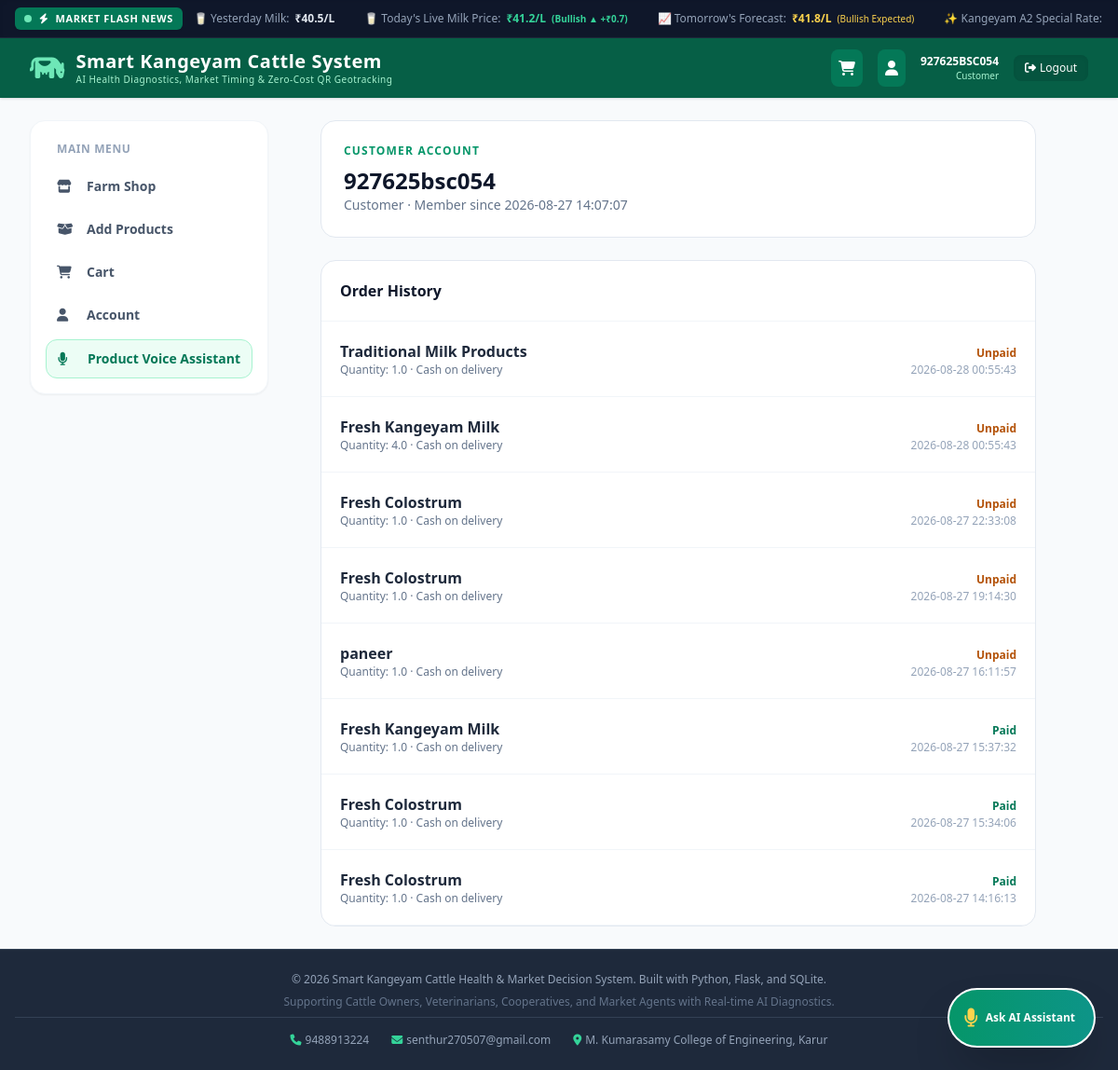
Page /account (signed in) on the committed database.
### tables this page shows
CREATE TABLE users (
        id INTEGER PRIMARY KEY AUTOINCREMENT,
        username TEXT UNIQUE NOT NULL,
        password_hash TEXT NOT NULL,
        role TEXT NOT NULL,
        created_at TIMESTAMP DEFAULT CURRENT_TIMESTAMP
    );

CREATE TABLE customer_orders (
        id INTEGER PRIMARY KEY AUTOINCREMENT,
        customer_id INTEGER NOT NULL,
        product_name TEXT NOT NULL,
        quantity REAL NOT NULL,
        notes TEXT,
        created_at TIMESTAMP DEFAULT CURRENT_TIMESTAMP, unit_price REAL NOT NULL DEFAULT 0, payment_status TEXT NOT NULL DEFAULT 'Unpaid', payment_method TEXT NOT NULL DEFAULT 'Cash on delivery', payment_reference TEXT,
        FOREIGN KEY (customer_id) REFERENCES users(id)
    );

### app.py (the view)
@app.route('/account')
def customer_account():
    if not is_logged_in() or not is_customer():
        return redirect(url_for('dashboard' if is_logged_in() else 'login'))
    conn = get_db_connection()
    orders = conn.execute("""
        SELECT product_name, quantity, notes, unit_price, payment_method, payment_reference, payment_status, created_at FROM customer_orders
        WHERE customer_id = ? ORDER BY created_at DESC
    """, (session['user_id'],)).fetchall()
    user = conn.execute("SELECT username, role, created_at FROM users WHERE id = ?", (session['user_id'],)).fetchone()
    conn.close()
    return render_template('customer_account.html', user=user, orders=orders)

### app.py (called while the page is built, shortened)
def is_logged_in():
    return 'user_id' in session

def is_customer():
    return session.get('role') == 'Customer'

def get_realtime_weather_risk():
    global _weather_cache
    now_ts = datetime.now().timestamp()
    if _weather_cache["data"] and (now_ts - _weather_cache["timestamp"] < 600):
        return _weather_cache["data"]

@app.context_processor
def inject_global_data():
    ticker = get_milk_market_data()
    _, all_alerts = get_categorized_alerts()
    weather = get_realtime_weather_risk()
    return {
        "ticker": ticker,
        "global_ticker": ticker,
        "global_alert_count": len(all_alerts),
        "weather": weather,
        "global_weather": weather
    }

### database.py (called while the page is built)
def get_db_connection():
    conn = sqlite3.connect(DATABASE_PATH)
    conn.row_factory = sqlite3.Row
    return conn

### templates/customer_account.html
{% extends "base.html" %}
{% block content %}
<div class="max-w-3xl mx-auto space-y-6">
    <div class="bg-white rounded-2xl border border-slate-200 p-6"><p class="text-xs uppercase tracking-widest text-emerald-600 font-bold">Customer Account</p><h1 class="text-2xl font-extrabold text-slate-900 mt-2">{{ user.username }}</h1><p class="text-sm text-slate-500">{{ user.role }} · Member since {{ user.created_at }}</p></div>
    <div class="bg-white rounded-2xl border border-slate-200 overflow-hidden"><div class="p-5 border-b border-slate-100"><h2 class="font-extrabold text-slate-900">Order History</h2></div>{% if orders %}{% for order in orders %}<div class="p-5 border-b border-slate-100 flex justify-between gap-4"><div><p class="font-bold text-slate-800">{{ order.product_name }}</p><p class="text-xs text-slate-500">Quantity: {{ order.quantity }} · {{ order.payment_method }}{% if order.payment_reference %} · Ref: {{ order.payment_reference }}{% endif %}{% if order.notes %} · {{ order.notes }}{% endif %}</p></div><div class="text-right"><span class="text-xs font-bold {% if order.payment_status == 'Paid' %}text-emerald-700{% elif order.payment_status == 'Payment Submitted' %}text-cyan-700{% else %}text-amber-700{% endif %}">{{ order.payment_status }}</span><span class="block text-xs text-slate-400">{{ order.created_at }}</span></div></div>{% endfor %}{% else %}<p class="p-6 text-sm text-slate-500">No orders yet.</p>{% endif %}</div>
</div>
{% endblock %}

### templates/base.html (shortened to what this page needs)
<!DOCTYPE html>
<html lang="en">
<head>
    <script src="https://cdn.tailwindcss.com"></script>
    <link rel="stylesheet" href="https://cdnjs.cloudflare.com/ajax/libs/font-awesome/6.4.0/css/all.min.css">
    <link rel="stylesheet" href="https://unpkg.com/leaflet@1.9.4/dist/leaflet.css" />
</head>
<body class="bg-slate-50 text-slate-800 font-sans min-h-screen flex flex-col">
    <div class="bg-slate-900 text-slate-200 text-xs py-2 px-4 border-b border-slate-800 flex items-center overflow-hidden shadow-inner no-print z-50">
        <div class="flex-shrink-0 flex items-center space-x-2 bg-emerald-700 text-white font-extrabold px-2.5 py-1 rounded-md text-[11px] uppercase tracking-wider mr-3 shadow-sm">
            <span class="w-2 h-2 rounded-full bg-emerald-300 animate-ping"></span>
            <span><i class="fa-solid fa-bolt mr-1"></i> Market Flash News</span>
        </div>
        <div class="overflow-hidden flex-1 relative flex items-center">
            <div class="ticker-track space-x-8 font-medium">
                <span class="flex items-center space-x-1.5">
                    <span class="text-slate-400">🥛 Yesterday Milk:</span>
                    <span class="font-bold text-slate-200">₹{{ global_ticker.yesterday }}/L</span>
                </span>
                <span class="flex items-center space-x-1.5">
                    <span class="text-slate-400">🥛 Today's Live Milk Price:</span>
                    <span class="font-extrabold text-emerald-400">₹{{ global_ticker.today }}/L</span>
                    <span class="text-emerald-400 text-[10px] font-bold">({{ global_ticker.trend }} +₹{{ global_ticker.diff }})</span>
                </span>
                <span class="flex items-center space-x-1.5">
                    <span class="text-slate-400">📈 Tomorrow's Forecast:</span>
                    <span class="font-extrabold text-amber-300">₹{{ global_ticker.tomorrow }}/L</span>
                    <span class="text-amber-300 text-[10px]">(Bullish Expected)</span>
                </span>
                <span class="flex items-center space-x-1.5">
                    <span class="text-slate-400">✨ Kangeyam A2 Special Rate:</span>
                </span>
            </div>
        </div>
    </div>
    <header class="bg-emerald-800 text-white shadow no-print">
        <div class="max-w-7xl mx-auto px-4 sm:px-6 lg:px-8 h-16 flex items-center justify-between">
            <div class="flex items-center space-x-3">
                <a href="{{ url_for('dashboard') }}" class="flex items-center space-x-3">
                    <i class="fa-solid fa-cow text-3xl text-emerald-300"></i>
                    <div>
                        <span class="text-xl font-bold tracking-wide block leading-tight">Smart Kangeyam Cattle System</span>
                        <span class="text-[10px] text-emerald-200 tracking-wider font-medium hidden sm:block">AI Health Diagnostics, Market Timing & Zero-Cost QR Geotracking</span>
                    </div>
                </a>
            </div>
            {% if session.get('username') %}
            <div class="flex items-center space-x-3 sm:space-x-4">
                {% if session.get('role') == 'Customer' %}
                <a href="{{ url_for('customer_cart') }}" title="Shopping cart" class="relative p-2 rounded-lg bg-emerald-700 hover:bg-emerald-600 text-white transition"><i class="fa-solid fa-cart-shopping"></i></a>
                <a href="{{ url_for('customer_account') }}" title="Customer account" class="p-2 rounded-lg bg-emerald-700 hover:bg-emerald-600 text-white transition"><i class="fa-solid fa-user"></i></a>
                {% endif %}
                <div class="hidden sm:flex flex-col text-right">
                    <span class="text-xs font-semibold">{{ session.get('username').upper() }}</span>
                    <span class="text-[10px] text-emerald-200">{{ session.get('role') }}</span>
                </div>
                <a href="{{ url_for('logout') }}" class="bg-emerald-900/60 hover:bg-emerald-900 text-white px-3 py-1.5 rounded-lg text-xs font-medium transition shadow-inner flex items-center space-x-1">
                    <i class="fa-solid fa-right-from-bracket"></i>
                    <span class="hidden sm:inline">Logout</span>
                </a>
            </div>
            {% endif %}
        </div>
    </header>
    <div class="flex-1 flex flex-col md:flex-row max-w-7xl w-full mx-auto px-0 sm:px-4 lg:px-8 py-6">
        {% if session.get('username') %}
        <aside class="w-full md:w-64 flex-shrink-0 px-4 md:px-0 mb-6 md:mb-0 no-print">
            <nav class="space-y-1.5 bg-white p-4 rounded-2xl shadow-sm border border-slate-100 sticky top-4">
                <div class="px-3 py-1.5 text-xs font-bold text-slate-400 uppercase tracking-wider">
                    Main Menu
                </div>
                {% if session.get('role') == 'Customer' %}
                <a href="{{ url_for('customer_shop') }}" class="flex items-center space-x-3 px-3 py-2.5 rounded-xl text-sm font-semibold text-slate-600 hover:bg-slate-50"><i class="fa-solid fa-store w-5"></i><span>Farm Shop</span></a>
                <a href="{{ url_for('customer_products') }}" class="flex items-center space-x-3 px-3 py-2.5 rounded-xl text-sm font-semibold {% if request.endpoint == 'customer_products' %}bg-emerald-50 text-emerald-800 border-l-4 border-emerald-600{% else %}text-slate-600 hover:bg-slate-50{% endif %}"><i class="fa-solid fa-box-open w-5"></i><span>Add Products</span></a>
                <a href="{{ url_for('customer_cart') }}" class="flex items-center space-x-3 px-3 py-2.5 rounded-xl text-sm font-semibold text-slate-600 hover:bg-slate-50"><i class="fa-solid fa-cart-shopping w-5"></i><span>Cart</span></a>
                <a href="{{ url_for('customer_account') }}" class="flex items-center space-x-3 px-3 py-2.5 rounded-xl text-sm font-semibold text-slate-600 hover:bg-slate-50"><i class="fa-solid fa-user w-5"></i><span>Account</span></a>
                <button onclick="openVoiceModal()" class="w-full flex items-center space-x-3 px-3 py-2.5 rounded-xl text-sm font-bold text-emerald-700 bg-emerald-50 text-left border border-emerald-200"><i class="fa-solid fa-microphone w-5"></i><span>Product Voice Assistant</span></button>
                {% endif %}
            </nav>
        </aside>
        {% endif %}
        <main class="flex-1 px-4 md:px-6">
            {% block content %}{% endblock %}
        </main>
    </div>
    <div class="fixed bottom-6 right-6 z-40 no-print">
        <button onclick="openVoiceModal()" class="group bg-gradient-to-r from-emerald-600 to-teal-600 hover:from-emerald-700 hover:to-teal-700 text-white p-4 rounded-full shadow-2xl flex items-center space-x-2 transition-all transform hover:scale-105 active:scale-95 border-2 border-white">
            <i class="fa-solid fa-microphone text-xl animate-pulse text-amber-300"></i>
            <span class="text-xs font-bold hidden sm:inline pr-1">Ask AI Assistant</span>
        </button>
    </div>
    <footer class="bg-slate-800 text-slate-400 py-6 mt-auto border-t border-slate-700 no-print">
        <div class="max-w-7xl mx-auto px-4 text-center text-xs space-y-2">
            <p>&copy; 2026 Smart Kangeyam Cattle Health & Market Decision System. Built with Python, Flask, and SQLite.</p>
            <p class="text-slate-500">Supporting Cattle Owners, Veterinarians, Cooperatives, and Market Agents with Real-time AI Diagnostics.</p>
            <div class="border-t border-slate-700 pt-4 mt-4 flex flex-col sm:flex-row items-center justify-center gap-3 sm:gap-6">
                <a href="tel:9488913224" class="hover:text-white"><i class="fa-solid fa-phone mr-1 text-emerald-400"></i>9488913224</a>
                <a href="mailto:senthur270507@gmail.com" class="hover:text-white"><i class="fa-solid fa-envelope mr-1 text-emerald-400"></i>senthur270507@gmail.com</a>
                <a href="https://www.google.com/maps/search/?api=1&query=M.Kumarasamy+College+of+Engineering,+Karur" target="_blank" rel="noopener" class="hover:text-white"><i class="fa-solid fa-location-dot mr-1 text-emerald-400"></i>M. Kumarasamy College of Engineering, Karur</a>
            </div>
        </div>
    </footer>
</body>
</html>

### templates/base.html (style rules this page uses)
.ticker-track { display: inline-flex; white-space: nowrap; animation: tickerSlide 25s linear infinite; }

### rows in the picture
users: get "927625BSC054", get "Customer", username "927625bsc054", role "Customer", created_at "2026-08-27 14:07:07"
customer_orders: product_name "Traditional Milk Products", quantity "1.0", payment_method "Cash on delivery", payment_status "Unpaid", created_at "2026-08-28 00:55:43"
customer_orders: product_name "Fresh Kangeyam Milk", quantity "4.0", payment_method "Cash on delivery", payment_status "Unpaid", created_at "2026-08-28 00:55:43"
customer_orders: product_name "Fresh Colostrum", quantity "1.0", payment_method "Cash on delivery", payment_status "Unpaid", created_at "2026-08-27 22:33:08"
customer_orders: product_name "Fresh Colostrum", quantity "1.0", payment_method "Cash on delivery", payment_status "Unpaid", created_at "2026-08-27 19:14:30"
customer_orders: product_name "paneer", quantity "1.0", payment_method "Cash on delivery", payment_status "Unpaid", created_at "2026-08-27 16:11:57"
customer_orders: product_name "Fresh Kangeyam Milk", quantity "1.0", payment_method "Cash on delivery", payment_status "Paid", created_at "2026-08-27 15:37:32"
customer_orders: product_name "Fresh Colostrum", quantity "1.0", payment_method "Cash on delivery", payment_status "Paid", created_at "2026-08-27 15:34:06"
customer_orders: product_name "Fresh Colostrum", quantity "1.0", payment_method "Cash on delivery", payment_status "Paid", created_at "2026-08-27 14:16:13"

### other values in the picture
{{ global_ticker.yesterday }} "40.5"
{{ global_ticker.today }} "41.2"
{{ global_ticker.trend }} "Bullish ▲"
{{ global_ticker.diff }} "0.7"
{{ global_ticker.tomorrow }} "41.8"
